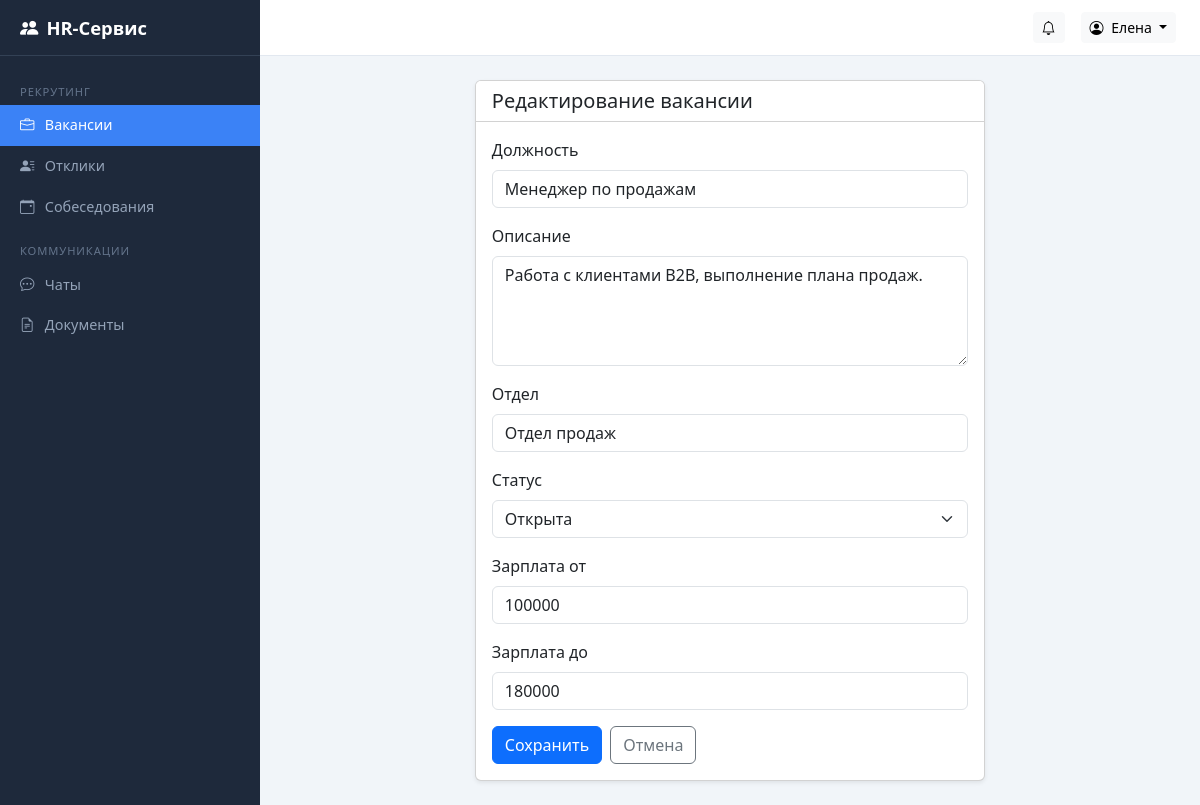
The page /vacancies/4/edit/ (signed in) on the database its author committed.
### accounts/models.py (models this page shows, shortened)
class User(AbstractUser):
    class Role(models.TextChoices):
        CANDIDATE = "candidate", "Кандидат"
        HR = "hr", "HR-специалист"
        DIRECTOR = "director", "Руководитель"
        ADMIN = "admin", "Администратор"
    role = models.CharField(
        "Роль", max_length=20, choices=Role.choices, default=Role.CANDIDATE
    )
    patronymic = models.CharField("Отчество", max_length=150, blank=True)
    phone = models.CharField("Телефон", max_length=20, blank=True)
    class Meta:
        verbose_name = "Пользователь"
        verbose_name_plural = "Пользователи"
    @property
    def is_candidate(self):
        return self.role == self.Role.CANDIDATE
    @property
    def is_admin_role(self):
        return self.role == self.Role.ADMIN
    @property
    def can_manage(self):
        return self.role in (self.Role.HR, self.Role.DIRECTOR, self.Role.ADMIN)
    @property
    def can_view_analytics(self):
        return self.role in (self.Role.DIRECTOR, self.Role.ADMIN)

### vacancies/models.py (models this page shows, shortened)
class Vacancy(models.Model):
    class Status(models.TextChoices):
        OPEN = "open", "Открыта"
        ON_HOLD = "on_hold", "Приостановлена"
        CLOSED = "closed", "Закрыта"
    title = models.CharField("Должность", max_length=255)
    description = models.TextField("Описание")
    department = models.CharField("Отдел", max_length=255)
    status = models.CharField(
        "Статус", max_length=20, choices=Status.choices, default=Status.OPEN
    )
    salary_from = models.PositiveIntegerField("Зарплата от", null=True, blank=True)
    salary_to = models.PositiveIntegerField("Зарплата до", null=True, blank=True)
    created_by = models.ForeignKey(
        settings.AUTH_USER_MODEL,
        on_delete=models.SET_NULL,
        null=True,
        verbose_name="Создал",
    )
    created_at = models.DateTimeField("Создана", auto_now_add=True)
    closed_at = models.DateTimeField("Закрыта", null=True, blank=True)
    class Meta:
        verbose_name = "Вакансия"
        verbose_name_plural = "Вакансии"
        ordering = ["-created_at"]

### vacancies/views.py (the view)
# urls.py: path("<int:pk>/edit/", views.vacancy_edit, name="vacancy_edit"),
@manager_required
def vacancy_edit(request, pk):
    vacancy = get_object_or_404(Vacancy, pk=pk)
    if request.method == "POST":
        form = VacancyForm(request.POST, instance=vacancy)
        if form.is_valid():
            form.save()
            messages.success(request, "Вакансия обновлена.")
            return redirect("vacancies:vacancy_detail", pk=pk)
    else:
        form = VacancyForm(instance=vacancy)
    return render(request, "vacancies/vacancy_form.html", {"form": form, "vacancy": vacancy, "is_new": False})

### vacancies/forms.py
class VacancyForm(forms.ModelForm):
    class Meta:
        model = Vacancy
        fields = ("title", "description", "department", "status", "salary_from", "salary_to")
        widgets = {
            "title": forms.TextInput(attrs={"class": "form-control"}),
            "description": forms.Textarea(attrs={"class": "form-control", "rows": 4}),
            "department": forms.TextInput(attrs={"class": "form-control"}),
            "status": forms.Select(attrs={"class": "form-select"}),
            "salary_from": forms.NumberInput(attrs={"class": "form-control"}),
            "salary_to": forms.NumberInput(attrs={"class": "form-control"}),
        }

### templates/vacancies/vacancy_form.html (shortened to what this page needs)
{% extends "base.html" %}
{% block content %}
<div class="row justify-content-center">
  <div class="col-lg-7">
    <div class="card shadow-sm">
      <div class="card-header bg-white">
        <h5 class="mb-0">{% if is_new %}Новая вакансия{% else %}Редактирование вакансии{% endif %}</h5>
      </div>
      <div class="card-body">
        <form method="post">
          {% for field in form %}
            <div class="mb-3">
              <label class="form-label" for="{{ field.id_for_label }}">{{ field.label }}</label>
              {{ field }}
            </div>
          {% endfor %}
          <div class="d-flex gap-2">
            <button type="submit" class="btn btn-primary">Сохранить</button>
            <a href="{% url 'vacancies:vacancy_list' %}" class="btn btn-outline-secondary">Отмена</a>
          </div>
        </form>
      </div>
    </div>
  </div>
</div>
{% endblock %}

### templates/base.html (shortened to what this page needs)
<!DOCTYPE html>
<html lang="ru">
<head>
  <link href="https://cdn.jsdelivr.net/npm/bootstrap@5.3.3/dist/css/bootstrap.min.css" rel="stylesheet">
  <link href="https://cdn.jsdelivr.net/npm/bootstrap-icons@1.11.3/font/bootstrap-icons.min.css" rel="stylesheet">
</head>
<body>
{% if user.is_authenticated %}
  <nav class="sidebar" id="sidebar">
    <div class="sidebar-brand">
      <i class="bi bi-people-fill me-2"></i> HR-Сервис
    </div>
    <div class="sidebar-nav">
      {% if user.can_manage %}
        <div class="nav-section">Рекрутинг</div>
        <a class="nav-link {% if request.resolver_match.app_name == 'vacancies' and 'application' not in request.resolver_match.url_name|default:'' and 'interview' not in request.resolver_match.url_name|default:'' %}active{% endif %}"
           href="{% url 'vacancies:vacancy_list' %}">
          <i class="bi bi-briefcase"></i> Вакансии
        </a>
        <a class="nav-link {% if request.resolver_match.url_name == 'application_list' %}active{% endif %}"
           href="{% url 'vacancies:application_list' %}">
          <i class="bi bi-person-lines-fill"></i> Отклики
        </a>
        <a class="nav-link {% if 'interview' in request.resolver_match.url_name|default:'' %}active{% endif %}"
           href="{% url 'vacancies:interview_list' %}">
          <i class="bi bi-calendar-event"></i> Собеседования
        </a>
        <div class="nav-section">Коммуникации</div>
        <a class="nav-link {% if request.resolver_match.app_name == 'chat' %}active{% endif %}"
           href="{% url 'chat:room_list' %}">
          <i class="bi bi-chat-dots"></i> Чаты
        </a>
        <a class="nav-link {% if request.resolver_match.app_name == 'documents' %}active{% endif %}"
           href="{% url 'documents:document_list' %}">
          <i class="bi bi-file-earmark-text"></i> Документы
        </a>
      {% endif %}
    </div>
  </nav>
  <div class="topbar">
    <div class="ms-auto d-flex align-items-center gap-3">
      {% if user.can_manage or user.is_candidate %}
      <a href="{% url 'vacancies:notification_list' %}" class="btn btn-light btn-sm position-relative">
        <i class="bi bi-bell"></i>
      </a>
      {% endif %}
      <div class="dropdown">
        <button class="btn btn-light btn-sm dropdown-toggle" data-bs-toggle="dropdown">
          <i class="bi bi-person-circle me-1"></i> {{ user.get_short_name|default:user.username }}
        </button>
      </div>
    </div>
  </div>
  <main class="main-content">
    {% block content %}{% endblock %}
  </main>
{% else %}
  {% block anonymous_content %}{% endblock %}
{% endif %}
</body>
</html>

### templates/base.html (style rules this page uses)
:root { --sidebar-width: 260px; --sidebar-bg: #1e293b; --sidebar-hover: #334155; --sidebar-active: #3b82f6; --topbar-height: 56px; }
body { background: #f1f5f9; }
.sidebar { position: fixed; top: 0; left: 0; bottom: 0; width: var(--sidebar-width); background: var(--sidebar-bg); color: #cbd5e1; overflow-y: auto; z-index: 1030; transition: transform .2s; }
.sidebar-brand { height: var(--topbar-height); display: flex; align-items: center; padding: 0 1.25rem; font-size: 1.15rem; font-weight: 600; color: #fff; border-bottom: 1px solid #334155; }
.sidebar-nav { padding: .75rem 0; }
.sidebar-nav .nav-link { color: #94a3b8; padding: .6rem 1.25rem; display: flex; align-items: center; gap: .65rem; font-size: .9rem; border-radius: 0; transition: background .15s, color .15s; }
.sidebar-nav .nav-link.active { background: var(--sidebar-active); color: #fff; }
.sidebar-nav .nav-section { padding: .5rem 1.25rem .25rem; font-size: .7rem; text-transform: uppercase; letter-spacing: .08em; color: #64748b; margin-top: .5rem; }
.topbar { position: fixed; top: 0; left: var(--sidebar-width); right: 0; height: var(--topbar-height); background: #fff; border-bottom: 1px solid #e2e8f0; display: flex; align-items: center; padding: 0 1.5rem; z-index: 1020; }
.main-content { margin-left: var(--sidebar-width); margin-top: var(--topbar-height); padding: 1.5rem; min-height: calc(100vh - var(--topbar-height)); }

### rows shown on the page
User: get_short_name "Елена"
Vacancy: form "Менеджер по продажам" "Работа с клиентами B2B, выполнение плана продаж." "Отдел продаж" "Открыта" "100000" "180000"

### other values the page prints
{{ field.label }} "Должность" "Описание" "Отдел" "Статус" "Зарплата от" "Зарплата до"
